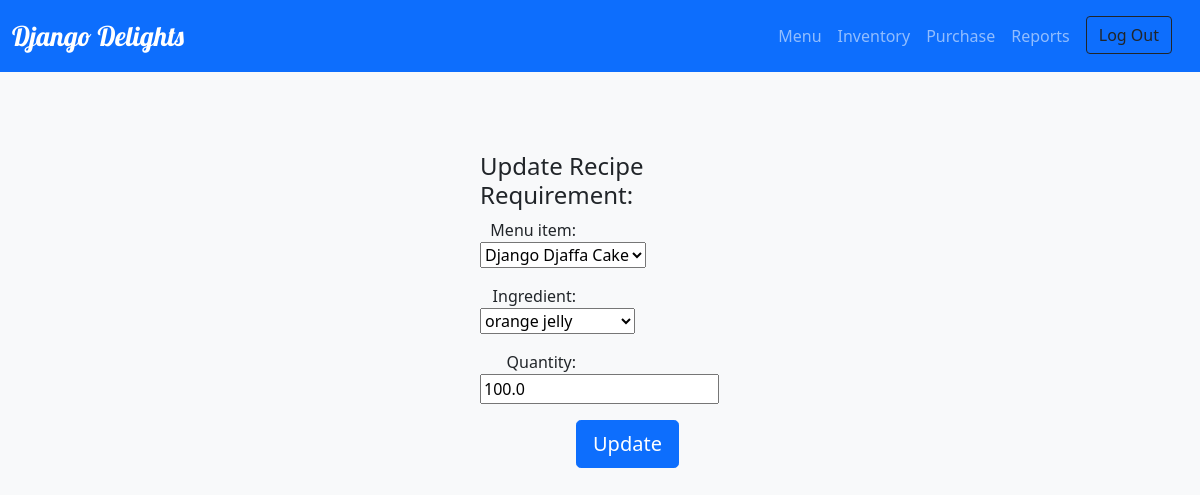
Screenshot of /recipe/update/1 (signed in) with the database file from the repository.
### djangodelights/models.py (models this page shows, shortened)
class RecipeRequirement(models.Model):
    menu_item = models.ForeignKey(MenuItem, on_delete=models.CASCADE)
    ingredient = models.ForeignKey(Ingredient, on_delete=models.CASCADE)
    quantity = models.FloatField()

### djangodelights/views.py (the view)
# urls.py: path("recipe/update/<pk>", views.RecipeUpdateView.as_view(), name="recipe_update"),
class RecipeUpdateView(LoginRequiredMixin, UpdateView):
    model = RecipeRequirement
    template_name = "djangodelights/recipe_update.html"
    form_class = RecipeForm

### djangodelights/forms.py
class RecipeForm(forms.ModelForm):
    class Meta:
        model = RecipeRequirement
        fields = "__all__"

### djangodelights/models.py (called while the page is built)
    def __str__(self):
        return f"{self.name}"

    def __str__(self):
        return f"{self.title}"

### djangodelights/templates/djangodelights/recipe_update.html (shortened to what this page needs)
{% extends 'base.html'%}
{% load static %}
{% block content %}
<form method="post">
  <div class="d-flex justify-content-center">
    <h4>Update Recipe Requirement:</h4>
  </div>
  <div>
    {{ form.as_p }}
    <input class="btn btn-primary btn-lg" type="submit" value="Update" />
  </div>
</form>
{% endblock %}

### djangodelights/static/djangodelights/styles.css (style rules this page uses)
html { font-family: "IBM Plex Sans", sans-serif; }
form { display: block; justify-content: center; align-content: center; margin: 5rem 40%; }
form div { display: block; justify-content: center; }
form label { text-align: right; width: 6rem; }
form input.btn { margin-left: 6rem; }

### rows the page displays
RecipeRequirement: menu_item "Django Djaffa Cake", ingredient "orange jelly", quantity "100.0"
